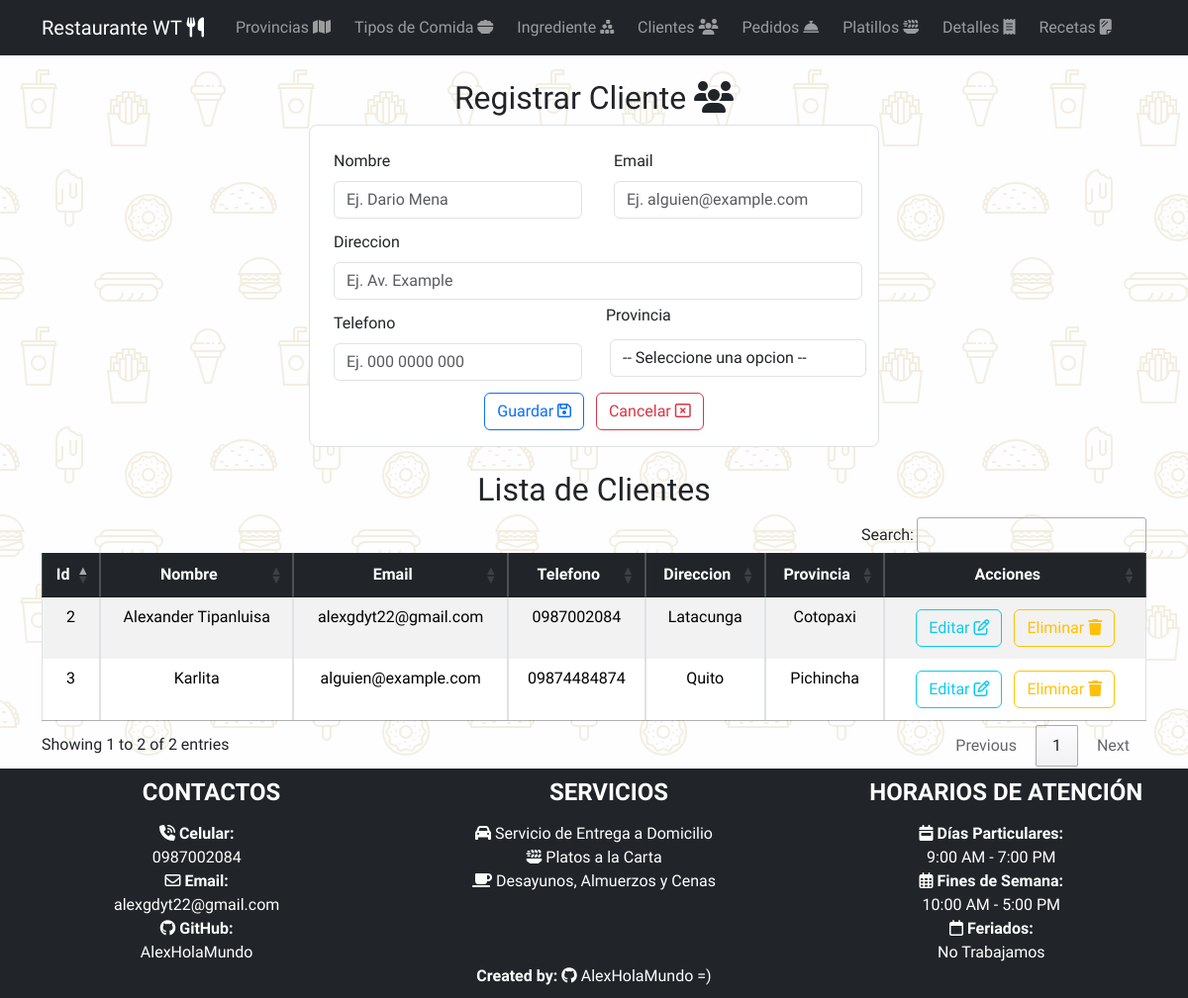
/listaCliente/, run on an earlier commit of the app's database.
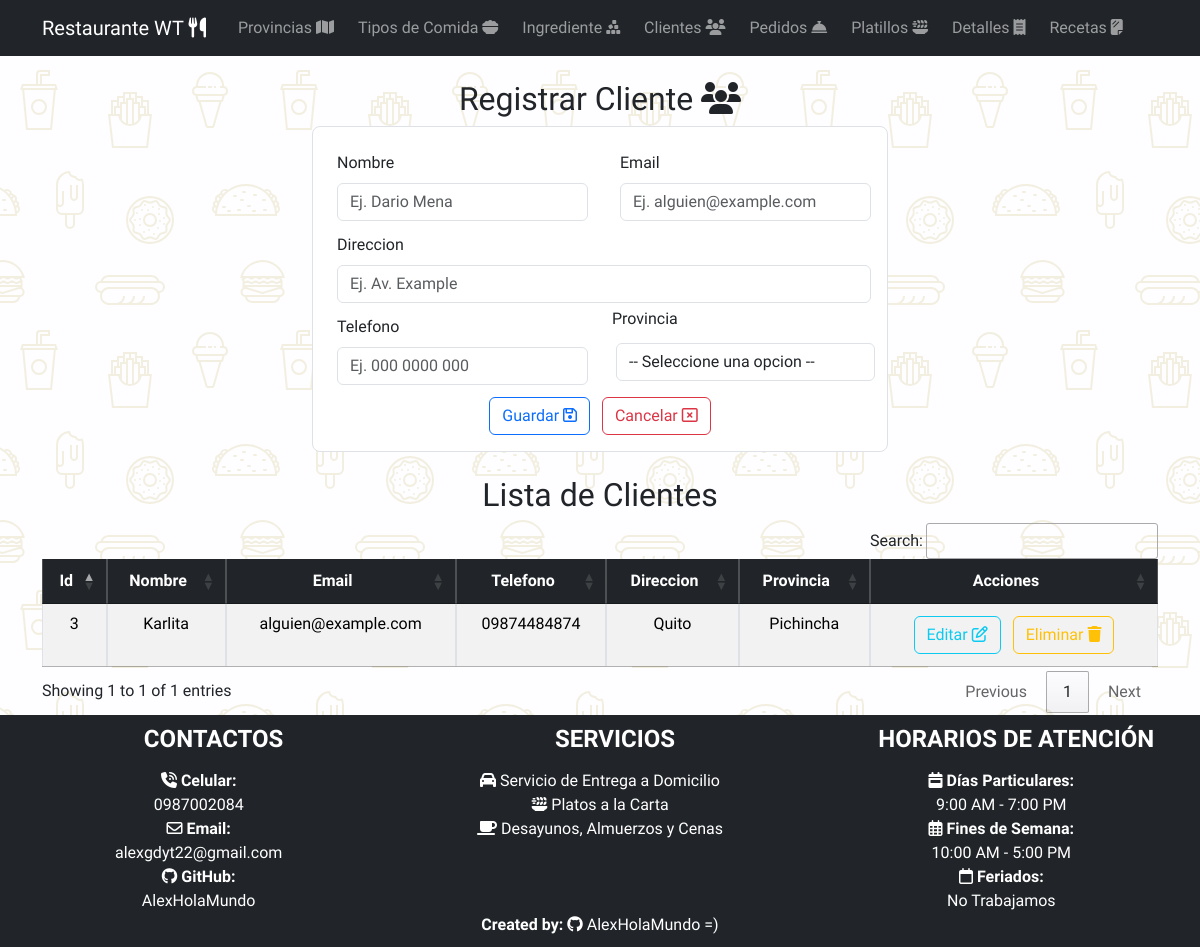
And on a later commit of the database.
### Aplicaciones/RestauranteWT/models.py (models this page shows, shortened)
class Cliente(models.Model):
    idCliente_wt = models.AutoField(primary_key=True)
    nombre_wt = models.CharField(max_length=50)
    email_wt = models.EmailField()
    telefono_wt = models.CharField(max_length=10)
    direccion_wt = models.CharField(max_length=100)
    provincia_wt = models.ForeignKey(Provincia, null=True, blank=True, on_delete=models.CASCADE)

class Provincia(models.Model):
    idProvincia_wt = models.AutoField(primary_key=True)
    nombre_wt = models.CharField(max_length=50)
    codigoPostal_wt = models.IntegerField()
    region_wt = models.CharField(max_length=50)
    habitantes_wt = models.IntegerField()

### Aplicaciones/RestauranteWT/views.py (the view)
# urls.py: path('listaCliente/', views.listaCliente),
def listaCliente(request):
    clienteBdd=Cliente.objects.all()
    provinciaBdd=Provincia.objects.all()
    return render(request, 'listaCliente.html',{'clientes':clienteBdd, 'provincias':provinciaBdd})

### Aplicaciones/RestauranteWT/templates/listaCliente.html (shortened to what the changed rows need)
{% extends "plantilla.html" %} {% block contenido %} {%load static %}
<div class="container w-50 mt-4 mb-4">
  <h2 class="text-center">
    Registrar Cliente <i class="fa-solid fa-users"></i>
  </h2>
</div>
<center class="mt-4 mb-4">
  <div class="container table-responsive">
    <h2 class="text-center">Lista de Clientes</h2>
    <table
      class="table table-striped table-bordered table-hover"
      id="tbCliente"
    >
      <thead>
        <tr class="table-dark">
          <th class="text-center" scope="col">Id</th>
          <th class="text-center" scope="col">Nombre</th>
          <th class="text-center" scope="col">Email</th>
          <th class="text-center" scope="col">Telefono</th>
          <th class="text-center" scope="col">Direccion</th>
          <th class="text-center" scope="col">Provincia</th>
          <th class="text-center" scope="col">Acciones</th>
        </tr>
      </thead>
      <tbody>
        {% for cliente in clientes %}
        <tr>
          <td class="text-center">{{cliente.idCliente_wt}}</td>
          <td class="text-center">{{cliente.nombre_wt}}</td>
          <td class="text-center">{{cliente.email_wt}}</td>
          <td class="text-center">{{cliente.telefono_wt}}</td>
          <td class="text-center">{{cliente.direccion_wt}}</td>
          <td class="text-center">{{cliente.provincia_wt.nombre_wt}}</td>
          <td class="text-center">
            <a
              href="/editarCliente/{{cliente.idCliente_wt}}"
              class="btn btn-outline-info m-1"
              >Editar <i class="fa-regular fa-pen-to-square"></i
            ></a>
            <a
              href="javascript:void(0);"
              type="button"
              class="btn btn-outline-warning m-1"
              onclick="eliminarCliente('/eliminarCliente/{{cliente.idCliente_wt}}')"
              >Eliminar <i class="fa-solid fa-trash"></i
            ></a>
          </td>
        </tr>
        {% endfor %}
      </tbody>
    </table>
  </div>
</center>
{% endblock contenido %}

What changed in the data, as far as the page shows it:
removed Cliente: idCliente_wt "2", nombre_wt "Alexander Tipanluisa", email_wt "alexgdyt22@gmail.com", telefono_wt "0987002084", direccion_wt "Latacunga", provincia_wt.nombre_wt "Cotopaxi"
Also different on the page:
text written by a page script: "Search: Showing 1 to 2 of 2 entries Previous 1 Next" → "Search: Showing 1 to 1 of 1 entries Previous 1 Next"
